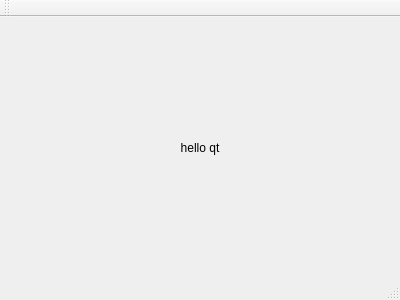
<?xml version="1.0" encoding="UTF-8"?>
<ui version="4.0">
 <class>MainWindow</class>
 <widget class="QMainWindow" name="MainWindow">
  <property name="geometry">
   <rect>
    <x>0</x>
    <y>0</y>
    <width>400</width>
    <height>300</height>
   </rect>
  </property>
  <property name="windowTitle">
   <string>MainWindowa</string>
  </property>
  <widget class="QWidget" name="centralWidget">
   <layout class="QGridLayout" name="gridLayout">
    <item row="0" column="0">
     <widget class="QLabel" name="label">
      <property name="text">
       <string>hello qt</string>
      </property>
      <property name="alignment">
       <set>Qt::AlignCenter</set>
      </property>
     </widget>
    </item>
   </layout>
  </widget>
  <widget class="QMenuBar" name="menuBar">
   <property name="geometry">
    <rect>
     <x>0</x>
     <y>0</y>
     <width>400</width>
     <height>28</height>
    </rect>
   </property>
  </widget>
  <widget class="QToolBar" name="mainToolBar">
   <attribute name="toolBarArea">
    <enum>TopToolBarArea</enum>
   </attribute>
   <attribute name="toolBarBreak">
    <bool>false</bool>
   </attribute>
  </widget>
  <widget class="QStatusBar" name="statusBar"/>
 </widget>
 <layoutdefault spacing="6" margin="11"/>
 <resources/>
 <connections/>
</ui>
